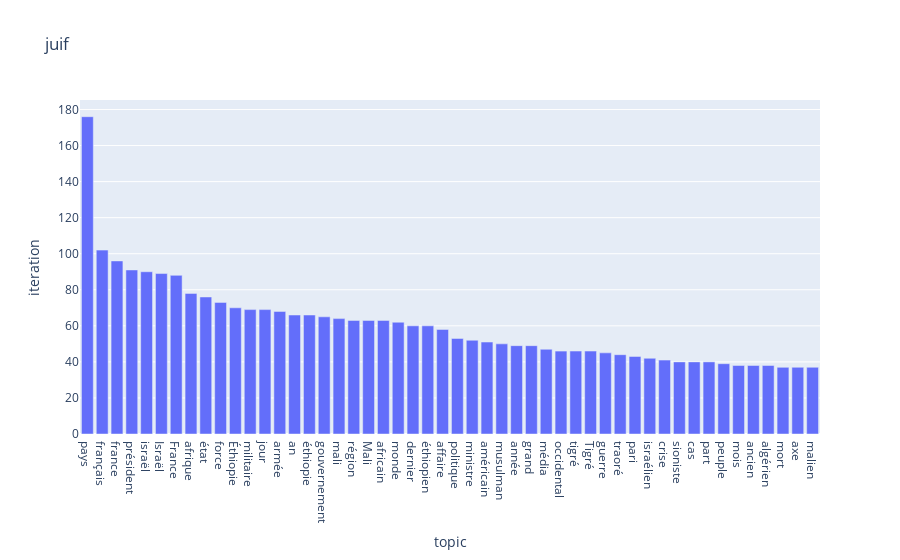

Here is the notebook cell this chart was saved with:
### Code cell
testCorpus = ['topaz-data732--mali--www.egaliteetreconciliation.fr--20190101--20211231.json', 
'topaz-data732--mali--www.fdesouche.com--20190101--20211231.json',
'topaz-data732--mali--fr.sputniknews.africa--20190101--20211231.json',
'topaz-data732--mali--french.presstv.ir--20190101--20211231.json']

showLinkedTopics(testCorpus, "juif", 50)

### Figure 1 — Plotly figure (JSON) as saved in the notebook; plotly's stock layout.template omitted (floating-point values rounded to 4 significant figures)
{"data": [{"alignmentgroup": "True", "hovertemplate": "topic=%{x}<br>iteration=%{y}<extra></extra>", "legendgroup": "", "marker": {"color": "#636efa", "pattern": {"shape": ""}}, "name": "", "offsetgroup": "", "orientation": "v", "showlegend": false, "textposition": "auto", "type": "bar", "x": ["pays", "français", "france", "président", "israël", "Israël", "France", "afrique", "état", "force", "Éthiopie", "militaire", "jour", "armée", "an", "éthiopie", "gouvernement", "mali", "région", "Mali", "africain", "monde", "dernier", "éthiopien", "affaire", "politique", "ministre", "américain", "musulman", "année", "grand", "média", "occidental", "tigré", "Tigré", "guerre", "traoré", "pari", "israélien", "crise", "sioniste", "cas", "part", "peuple", "mois", "ancien", "algérien", "mort", "axe", "malien"], "xaxis": "x", "y": [176, 102, 96, 91, 90, 89, 88, 78, 76, 73, 70, 69, 69, 68, 66, 66, 65, 64, 63, 63, 63, 62, 60, 60, 58, 53, 52, 51, 50, 49, 49, 47, 46, 46, 46, 45, 44, 43, 42, 41, 40, 40, 40, 39, 38, 38, 38, 37, 37, 37], "yaxis": "y"}], "layout": {"barmode": "relative", "legend": {"tracegroupgap": 0}, "title": {"text": "juif"}, "xaxis": {"anchor": "y", "domain": [0, 1], "title": {"text": "topic"}}, "yaxis": {"anchor": "x", "domain": [0, 1], "title": {"text": "iteration"}}}}
